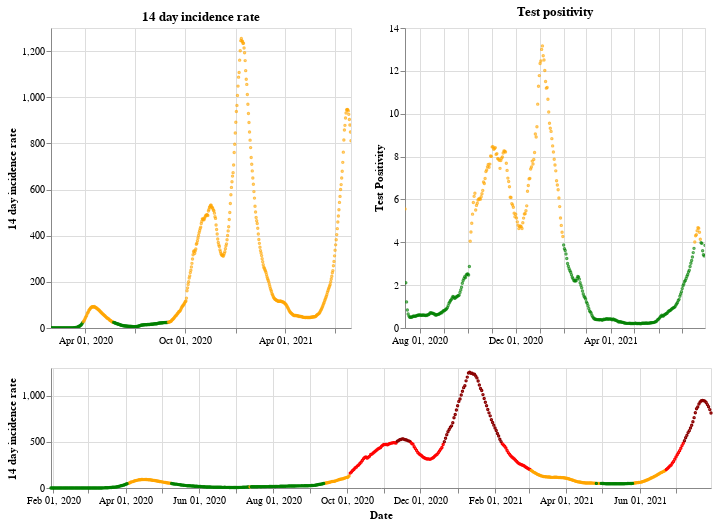

Notebook source saved alongside this figure:
### Markdown cell above
## England

### Code cell
plot_traffic_light('England')

### Figure 1 — Vega-Lite specification as saved in the notebook (floating-point values rounded to 4 significant figures; data arrays with more than 128 entries replaced by an {"elided": "..."} marker saying what was removed)
{"config": {"view": {"continuousWidth": 400, "continuousHeight": 300}}, "vconcat": [{"hconcat": [{"mark": {"type": "point", "size": 2}, "encoding": {"color": {"condition": {"value": "green", "test": "(datum.twoWeeklyCasesRate <= 25)"}, "value": "orange"}, "tooltip": [{"type": "nominal", "field": "areaName"}, {"type": "temporal", "field": "date"}, {"type": "quantitative", "field": "twoWeeklyCasesRate"}, {"type": "quantitative", "field": "testPositivity"}], "x": {"type": "temporal", "axis": {"title": ""}, "field": "date", "scale": {"domain": {"selection": "DateBrush"}}, "timeUnit": "yearmonthdate"}, "y": {"type": "quantitative", "axis": {"title": "14 day incidence rate"}, "field": "twoWeeklyCasesRate"}}, "title": "14 day incidence rate", "width": 300}, {"mark": {"type": "point", "size": 2}, "encoding": {"color": {"condition": {"value": "green", "test": "(datum.testPositivity <= 4)"}, "value": "orange"}, "tooltip": [{"type": "nominal", "field": "areaName"}, {"type": "temporal", "field": "date"}, {"type": "quantitative", "field": "twoWeeklyCasesRate"}, {"type": "quantitative", "field": "testPositivity"}], "x": {"type": "temporal", "axis": {"title": ""}, "field": "date", "scale": {"domain": {"selection": "DateBrush"}}, "timeUnit": "yearmonthdate"}, "y": {"type": "quantitative", "axis": {"title": "Test Positivity"}, "field": "testPositivity"}}, "title": "Test positivity", "width": 300}]}, {"layer": [{"mark": {"type": "point", "size": 2}, "encoding": {"color": {"condition": {"value": "orange", "test": "(((datum.testPositivity < 4) && (datum.twoWeeklyCasesRate >= 50)) && (datum.twoWeeklyCasesRate < 200))"}, "value": "red"}, "opacity": {"condition": {"value": 1, "test": "((datum.twoWeeklyCasesRate >= 50) && (datum.twoWeeklyCasesRate < 500))"}, "value": 0}, "tooltip": [{"type": "nominal", "field": "areaName"}, {"type": "temporal", "field": "date"}, {"type": "quantitative", "field": "twoWeeklyCasesRate"}, {"type": "quantitative", "field": "testPositivity"}], "x": {"type": "temporal", "axis": {"title": "Date"}, "field": "date", "timeUnit": "yearmonthdate"}, "y": {"type": "quantitative", "axis": {"title": "14 day incidence rate"}, "field": "twoWeeklyCasesRate"}}, "selection": {"DateBrush": {"type": "interval", "encodings": ["x"], "fields": ["Time"]}}}, {"mark": {"type": "point", "size": 2}, "encoding": {"color": {"value": "darkred"}, "opacity": {"condition": {"value": 1, "test": "(datum.twoWeeklyCasesRate >= 500)"}, "value": 0}, "tooltip": [{"type": "nominal", "field": "areaName"}, {"type": "temporal", "field": "date"}, {"type": "quantitative", "field": "twoWeeklyCasesRate"}, {"type": "quantitative", "field": "testPositivity"}], "x": {"type": "temporal", "axis": {"title": "Date"}, "field": "date", "timeUnit": "yearmonthdate"}, "y": {"type": "quantitative", "axis": {"title": "14 day incidence rate"}, "field": "twoWeeklyCasesRate"}}}, {"mark": {"type": "point", "size": 2}, "encoding": {"color": {"condition": {"value": "green", "test": "((datum.testPositivity < 4) && (datum.twoWeeklyCasesRate < 50))"}, "value": "orange"}, "opacity": {"condition": {"value": 1, "test": "(datum.twoWeeklyCasesRate < 50)"}, "value": 0}, "tooltip": [{"type": "nominal", "field": "areaName"}, {"type": "temporal", "field": "date"}, {"type": "quantitative", "field": "twoWeeklyCasesRate"}, {"type": "quantitative", "field": "testPositivity"}], "x": {"type": "temporal", "axis": {"title": "Date"}, "field": "date", "timeUnit": "yearmonthdate"}, "y": {"type": "quantitative", "axis": {"title": "14 day incidence rate"}, "field": "twoWeeklyCasesRate"}}}], "height": 120, "width": 660}], "data": {"name": "data-7d37211815e5f71d99c2a27abae67c44"}, "$schema": "https://vega.github.io/schema/vega-lite/v4.8.1.json", "datasets": {"data-7d37211815e5f71d99c2a27abae67c44": {"elided": "548 records"}}}
